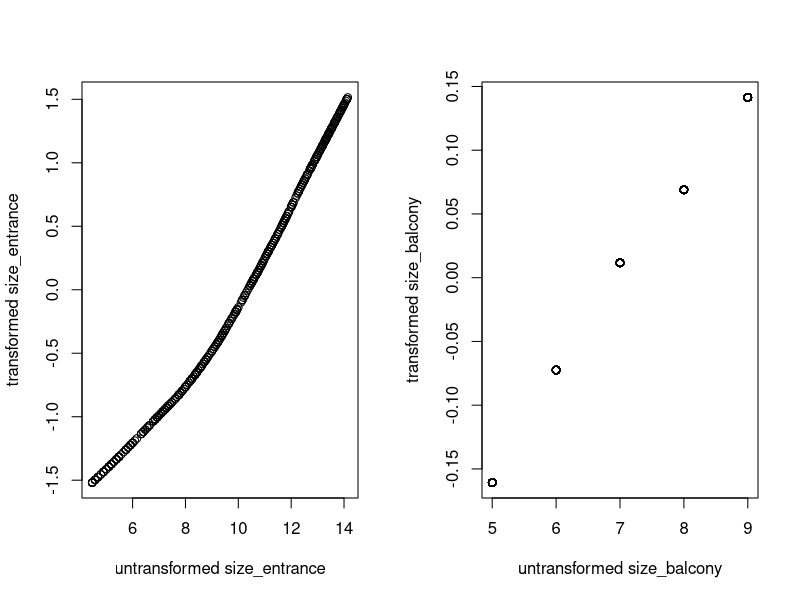

The R script that drew this image:
library(acepack)


data   = read.csv("./house_prices.csv") 

x      = data[,2:7] 

y      = data[,1] 



lm_model = lm(data=data,Property_price~ size  + number.bathrooms + number.bedrooms + number.entrances  +  size_balcony + size_entrance) 
summary(lm_model) 


ace_model = ace(x,y) 

ace_model$rsq 

par(mfrow=c(1,2))
plot(ace_model$x[1,],ace_model$tx[,1],xlab="untransformed size_entrance",ylab="transformed size_entrance") 
plot(ace_model$x[5,],ace_model$tx[,5],xlab="untransformed size_balcony",ylab="transformed size_balcony") 
